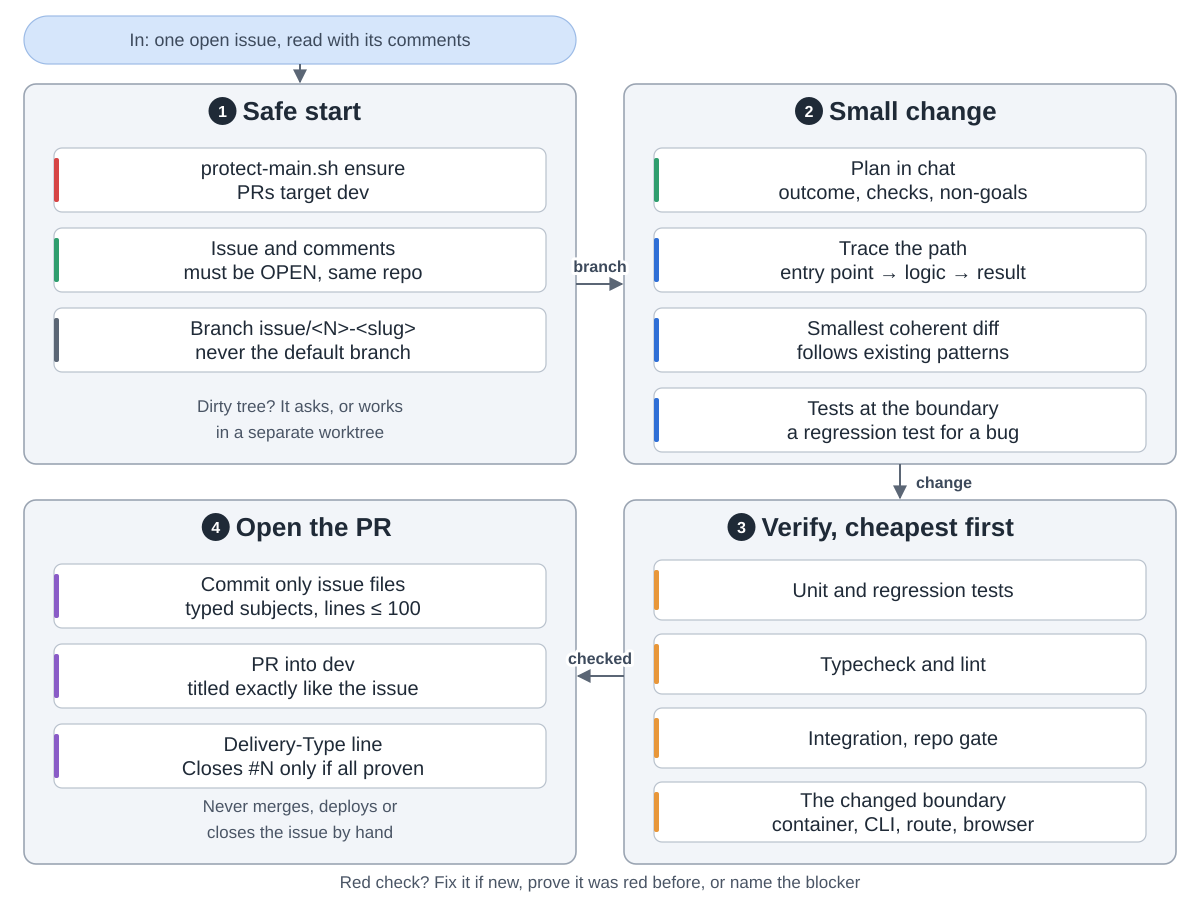

Here is the Python script that generated this plot:
"""/idd-implement: one issue from a safe branch to an open pull request, never further.
Drawn from maximalfocus/idd-skills at commit f905928 (skills/idd-implement/SKILL.md,
skills/idd-plan/references/conventions.md).
Run: python3 implement.py"""
import sys
from pathlib import Path

sys.path.insert(0, str(Path(__file__).resolve().parents[2] / "tools"))
from archdiagram import Diagram  # noqa: E402

d = Diagram("idd-implement",
            "In: one open issue, read with its comments. "
            "1 Safe start: protect-main.sh ensure, so pull requests target dev; read the issue and comments, which "
            "must be OPEN and in this repository; make the branch issue/<N>-<slug>, never work on the default "
            "branch. With a dirty tree it asks, or works in a separate worktree. "
            "2 Small change: a plan in chat with the outcome, checks and non-goals; trace the path from entry "
            "point through logic to result; the smallest coherent diff that follows existing patterns; tests at "
            "the boundary, with a regression test for a bug. "
            "3 Verify, cheapest first: unit and regression tests, then typecheck and lint, then integration and "
            "the repository gate, then the changed boundary itself: container, CLI, route or browser. "
            "4 Open the pull request: commit only the issue's files with typed subjects and lines within 100 "
            "characters; a pull request into dev titled exactly like the issue; a Delivery-Type line; Closes #N "
            "only if every acceptance item is proven. It never merges, deploys or closes the issue by hand. "
            "A red check is fixed if this branch caused it, proven to be red before, or named as a blocker.")

L, R, W = 24, 624, 552
T1, H1 = 84, 380
T2, H2 = 500, 364
CW, CH, GAP = 492, 64, 16


def column(x, top, cards, gap=GAP):
    for i, (lbl, kind) in enumerate(cards):
        d.card(x + 30, top + 64 + i * (CH + gap), lbl, kind, w=CW, h=CH)


def column4(x, top, cards):
    """Four cards in a bottom-row group: a little tighter, so they stay inside the frame."""
    for i, (lbl, kind) in enumerate(cards):
        d.card(x + 30, top + 60 + i * 74, lbl, kind, w=CW, h=60)


def notes(x, top, h, a, b):
    d.note(x + W / 2, top + h - 52, a)
    d.note(x + W / 2, top + h - 26, b)


d.pill(L, 16, W, 48, "In: one open issue, read with its comments")
d.arrow(f"M{L + W / 2} 64V{T1 - 2}")

d.group(L, T1, W, H1, "Safe start", 1)
column(L, T1, [("protect-main.sh ensure|PRs target dev", "review"),
               ("Issue and comments|must be OPEN, same repo", "plan"),
               ("Branch issue/<N>-<slug>|never the default branch", "data")])
notes(L, T1, H1, "Dirty tree? It asks, or works", "in a separate worktree")

d.group(R, T1, W, H1, "Small change", 2)
column(R, T1, [("Plan in chat|outcome, checks, non-goals", "plan"),
               ("Trace the path|entry point → logic → result", "coding"),
               ("Smallest coherent diff|follows existing patterns", "coding"),
               ("Tests at the boundary|a regression test for a bug", "coding")])

d.group(R, T2, W, H2, "Verify, cheapest first", 3)
column4(R, T2, [("Unit and regression tests", "critic"),
               ("Typecheck and lint", "critic"),
               ("Integration, repo gate", "critic"),
               ("The changed boundary|container, CLI, route, browser", "critic")])

d.group(L, T2, W, H2, "Open the PR", 4)
column(L, T2, [("Commit only issue files|typed subjects, lines ≤ 100", "write"),
               ("PR into dev|titled exactly like the issue", "write"),
               ("Delivery-Type line|Closes #N only if all proven", "write")])
notes(L, T2, H2, "Never merges, deploys or", "closes the issue by hand")

d.arrow(f"M{L + W} {T1 + 200}H{R - 2}", label="branch", at=(600, T1 + 188))
d.arrow(f"M{R + W / 2} {T1 + H1}V{T2 - 2}", label="change", at=(R + W / 2 + 44, T1 + H1 + 24))
d.arrow(f"M{R} {T2 + 176}H{L + W + 2}", label="checked", at=(600, T2 + 164))

d.note(600, 888, "Red check? Fix it if new, prove it was red before, or name the blocker")

d.save(Path(__file__).with_name("implement.svg"))
